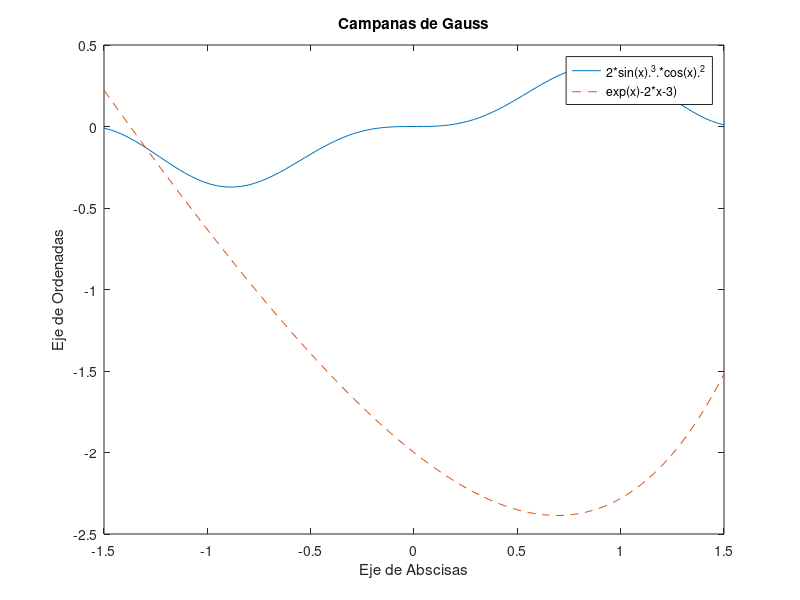

Here is the MATLAB script that generated this plot:
x=linspace(-1.5,1.5);y=2*sin(x).^3.*cos(x).^2;z=exp(x)-2*x-3
plot(x,y,'-',x,z,'--') % dibujamos dos funciones
title('Campanas de Gauss')
xlabel('Eje de Abscisas') % Etiqueta el eje horizontal
ylabel('Eje de Ordenadas') % Etiqueta el eje vertical
legend('2*sin(x).^3.*cos(x).^2', 'exp(x)-2*x-3)') % Pone una leyenda